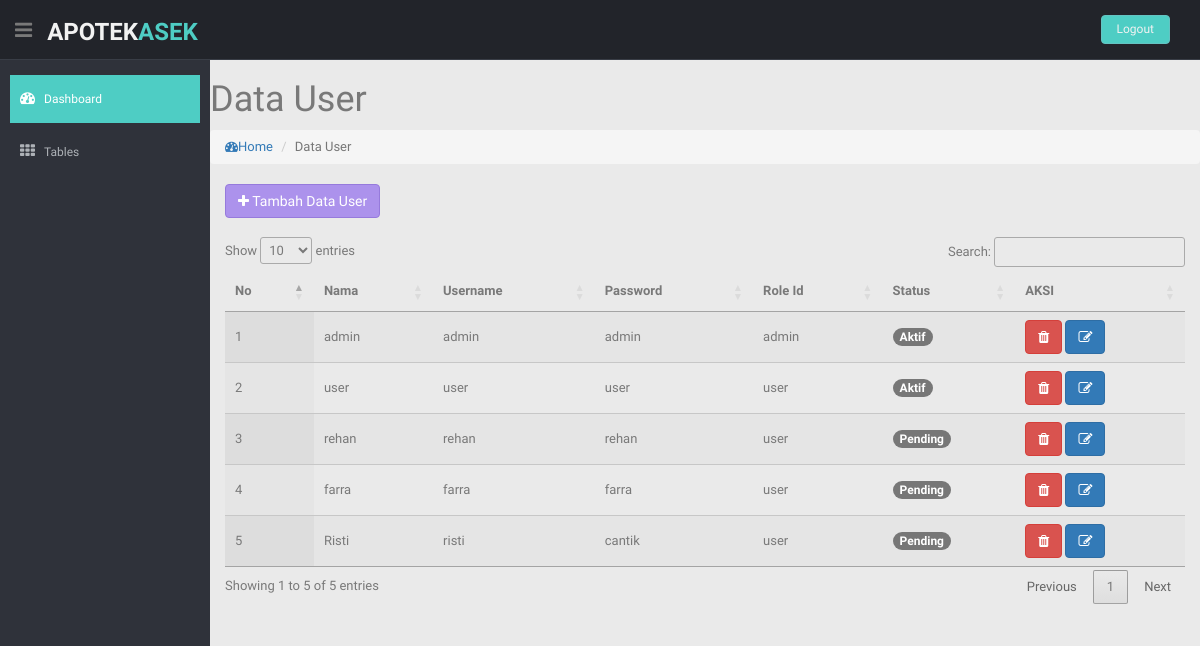
The app's page /index.php/user with its own data.
### tables this page shows
CREATE TABLE `user` (
  `id` int(11) NOT NULL,
  `nama` varchar(100) NOT NULL,
  `username` varchar(100) NOT NULL,
  `password` varchar(100) NOT NULL,
  `role_id` tinyint(1) NOT NULL,
  `status` int(11) NOT NULL
);

### application/controllers/User.php (called while the page is built, shortened)
<?php
class User extends CI_Controller {
	public function index()
	{
		$data['User']= $this->User_model->get_data('User')->result();
		$this->load->view('tamplates/header');
		$this->load->view('tamplates/sidebar');
		$this->load->view('tabel_user',$data);
		$this->load->view('tamplates/footer');
	}
}
 ?>

### index.php (called while the page is built, shortened)
<?php
require_once BASEPATH.'core/CodeIgniter.php';

### application/models/User_model.php (called while the page is built, shortened)
<?php
class User_model extends CI_Model {
	public function get_data($User)
	{
		$query = $this->db->get($User);
		return $query;
	}
}

### application/views/tabel_user.php (the view, shortened to what this page needs)
<section id="main-content">
    <section class="wrapper">
        <div class="row">
				<h1>
					Data User
				</h1>
				<ol class="breadcrumb">
					<li><a href="#"><i class="fa fa-dashboard"></i>Home</a></li>
					<li class="active">Data User</li>
				</ol>
		</div>
		<section class="content">
		<button class="btn btn-theme02" data-toggle="modal" data-target="#exampleModal"><i class="fa fa-plus"></i> Tambah Data User</button>
		<br><br>
		<table id="datatables" class="display">
			<thead>
			<tr>
				<th>No</th>
				<th>Nama</th>
				<th>Username</th>
				<th>Password</th>
				<th>Role Id</th>
				<th>Status</th>
				<th>AKSI</th>
			</tr>
			</thead>
			<tbody>
			<?php
			$no = 1;
			foreach ($User as $us):?>
			<tr>
				<td>
					<?php echo $no++ ?>
				</td>
				<td>
					<?php echo $us->nama ?>
				</td>
				<td>
					<?php echo $us->username ?>
				</td>
				<td>
					<?php echo $us->password ?>
				</td>
				<td>
					<?php if ($us->role_id == 1) {
						echo "admin";
					}else{
						echo "user";
					} ?>
				</td>
				<td>
					<?php if ($us->status == 0) {
						echo "<span class='badge badge-secondary'>Pending</span>";
					}else{
						echo "<span class='badge badge-success'>Aktif</span>";
					} ?>
				</td>
				<td>
					<a href="<?= base_url('data_user/hapus/').$us->id?>" class="btn btn-danger" onclick="javascript: return confirm('Anda Yakin Hapus')"><i class="fa fa-trash"></i></a>
					<a href="<?= base_url('User/edit_user/').$us->id?>" class="btn btn-primary"><i class="fa fa-edit"></i></a>
				</td>
			</tr>
			<?php endforeach ?>
			</tbody>
		</table>
	</section>
	</section>
</section>

### assets/css/style.css (style rules this page uses)
body { color: #797979; background: #eaeaea; font-family: 'Ruda', sans-serif; padding: 0px !important; margin: 0px !important; font-size:13px; }
a, a:hover, a:focus { text-decoration: none; outline: none; }
.btn-theme02 { color: #fff; background-color: #ac92ec; border-color: #967adc; }
#main-content { margin-left: 210px; }
.wrapper { display: inline-block; margin-top: 60px; padding-left: 15px; padding-right: 15px; padding-bottom: 15px; padding-top: 0px; width: 100%; }

### records on screen
user: nama "admin", username "admin", password "admin", role_id "admin", status "Aktif"
user: nama "user", username "user", password "user", role_id "user", status "Aktif"
user: nama "rehan", username "rehan", password "rehan", role_id "user", status "Pending"
user: nama "farra", username "farra", password "farra", role_id "user", status "Pending"
user: nama "Risti", username "risti", password "cantik", role_id "user", status "Pending"
